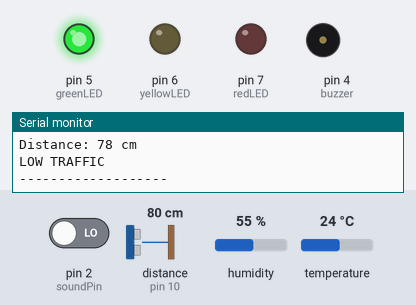
A sketch run on a simulated Arduino Uno, built with avr-gcc and run on an emulated ATmega328P. Parts: output pins drawn as LEDs (lit = HIGH), buzzer (waves = sounding, pin HIGH), the last lines printed to the serial monitor. Wiring (inferred from the names in the program): ultrasonic range finder: trigger pin 9; echo pin 10. The inputs (shaded band) are chosen by the test bench; at power-on: distance to the obstacle (sensor on pin 10) 80 cm, pin 2 (soundPin) LOW, humidity 55 %, temperature 24 °C. The echo pulse lasts 58.3 µs per cm; pins used as bus, display or sensor lines are not drawn.

Above: at 1.8 s.
1.9 s: distance to the obstacle (sensor on pin 10) set to 34 cm
3.4 s: distance to the obstacle (sensor on pin 10) set to 30 cm
At 5.0 s:
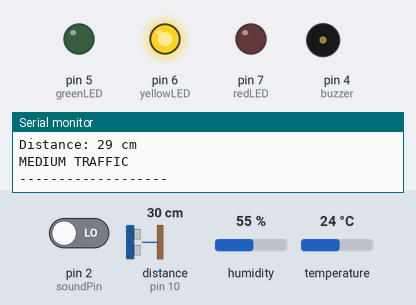
5.6 s: pin 2 (soundPin) driven HIGH
At 6.8 s:
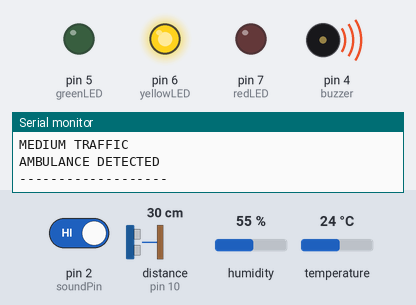
7.7 s: distance to the obstacle (sensor on pin 10) set to 19 cm
9.4 s: distance to the obstacle (sensor on pin 10) set to 14 cm
At 11.5 s:
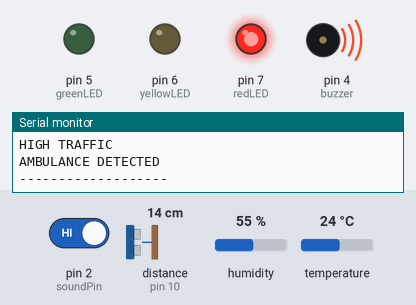
11.8 s: pin 2 (soundPin) driven LOW
At 13.2 s:
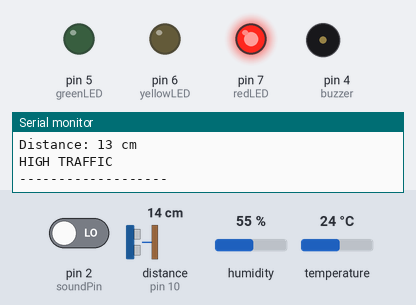
Timing chart, 0 to 14.8 s (numbered marks = the images above; inputs shaded):
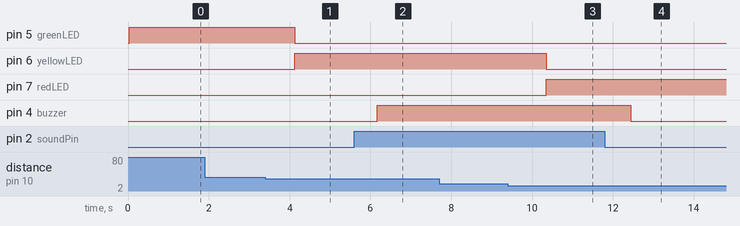

The sketch:

mini_project.ino
```cpp
#include <DHT.h>

// DHT11
#define DHTPIN 3
#define DHTTYPE DHT11
DHT dht(DHTPIN, DHTTYPE);

// Ultrasonic Sensor
int trigPin = 9;
int echoPin = 10;

// Sound Sensor
int soundPin = 2;

// LEDs
int greenLED = 5;
int yellowLED = 6;
int redLED = 7;

// Buzzer
int buzzer = 4;

long duration;
int distance;
float temp;

void setup()
{
  Serial.begin(9600);

  dht.begin();

  pinMode(trigPin, OUTPUT);
  pinMode(echoPin, INPUT);

  pinMode(soundPin, INPUT);

  pinMode(greenLED, OUTPUT);
  pinMode(yellowLED, OUTPUT);
  pinMode(redLED, OUTPUT);

  pinMode(buzzer, OUTPUT);

  Serial.println("SMART TRAFFIC SYSTEM");
}

void loop()
{
  // TEMPERATURE
  temp = dht.readTemperature();

  // ULTRASONIC
  digitalWrite(trigPin, LOW);
  delayMicroseconds(2);

  digitalWrite(trigPin, HIGH);
  delayMicroseconds(10);

  digitalWrite(trigPin, LOW);

  duration = pulseIn(echoPin, HIGH);

  distance = duration * 0.034 / 2;

  // SOUND SENSOR
  int sound = digitalRead(soundPin);

  // SERIAL MONITOR DISPLAY
  Serial.print("Temperature: ");
  Serial.print(temp);
  Serial.println(" C");

  Serial.print("Distance: ");
  Serial.print(distance);
  Serial.println(" cm");

  // LED CONTROL
  if(distance > 30)
  {
    digitalWrite(greenLED, HIGH);
    digitalWrite(yellowLED, LOW);
    digitalWrite(redLED, LOW);

    Serial.println("LOW TRAFFIC");
  }
  else if(distance > 15)
  {
    digitalWrite(greenLED, LOW);
    digitalWrite(yellowLED, HIGH);
    digitalWrite(redLED, LOW);

    Serial.println("MEDIUM TRAFFIC");
  }
  else
  {
    digitalWrite(greenLED, LOW);
    digitalWrite(yellowLED, LOW);
    digitalWrite(redLED, HIGH);

    Serial.println("HIGH TRAFFIC");
  }

  // SOUND ALERT
  if(sound == HIGH)
  {
    digitalWrite(buzzer, HIGH);

    Serial.println("AMBULANCE DETECTED");
  }
  else
  {
    digitalWrite(buzzer, LOW);
  }

  Serial.println("-------------------");

  delay(1000);
}
```

Measured:
- the behaviour switches between 32 and 31 cm on distance to the obstacle (sensor on pin 10) (found by bisection; images 0 and 1)
- the behaviour switches between 17 and 16 cm on distance to the obstacle (sensor on pin 10) (found by bisection; images 2 and 3)
- after the input at 3.4 s, pin 5 (greenLED): HIGH → LOW after 0.72 s; pin 6 (yellowLED): LOW → HIGH after 0.72 s
- after the input at 5.6 s, pin 4 (buzzer): LOW → HIGH after 0.57 s
- after the input at 9.4 s, pin 6 (yellowLED): HIGH → LOW after 0.96 s; pin 7 (redLED): LOW → HIGH after 0.96 s
- after the input at 11.8 s, pin 4 (buzzer): HIGH → LOW after 0.64 s
